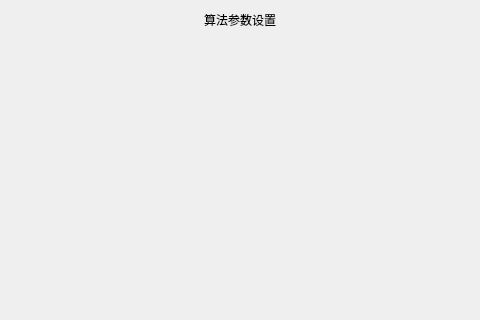
<?xml version="1.0" encoding="UTF-8"?>
<ui version="4.0">
 <class>ui_algorithm_setting</class>
 <widget class="QMainWindow" name="ui_algorithm_setting">
  <property name="geometry">
   <rect>
    <x>0</x>
    <y>0</y>
    <width>480</width>
    <height>320</height>
   </rect>
  </property>
  <property name="focusPolicy">
   <enum>Qt::StrongFocus</enum>
  </property>
  <property name="windowTitle">
   <string>MainWindow</string>
  </property>
  <widget class="QWidget" name="centralwidget">
   <layout class="QVBoxLayout" name="verticalLayout" stretch="1,7">
    <property name="spacing">
     <number>0</number>
    </property>
    <property name="leftMargin">
     <number>0</number>
    </property>
    <property name="topMargin">
     <number>0</number>
    </property>
    <property name="rightMargin">
     <number>0</number>
    </property>
    <property name="bottomMargin">
     <number>0</number>
    </property>
    <item>
     <widget class="QWidget" name="algorithm_setting_title_widget" native="true">
      <layout class="QHBoxLayout" name="horizontalLayout" stretch="1,1,2,2">
       <property name="spacing">
        <number>0</number>
       </property>
       <property name="leftMargin">
        <number>0</number>
       </property>
       <property name="topMargin">
        <number>0</number>
       </property>
       <property name="rightMargin">
        <number>0</number>
       </property>
       <property name="bottomMargin">
        <number>0</number>
       </property>
       <item alignment="Qt::AlignLeft|Qt::AlignVCenter">
        <widget class="clicked_Label" name="algorithm_setting_back_btn" native="true">
         <property name="text" stdset="0">
          <string/>
         </property>
        </widget>
       </item>
       <item>
        <spacer name="horizontalSpacer">
         <property name="orientation">
          <enum>Qt::Horizontal</enum>
         </property>
         <property name="sizeHint" stdset="0">
          <size>
           <width>77</width>
           <height>20</height>
          </size>
         </property>
        </spacer>
       </item>
       <item>
        <widget class="QLabel" name="algorithm_title_label">
         <property name="styleSheet">
          <string notr="true"/>
         </property>
         <property name="text">
          <string>算法参数设置</string>
         </property>
         <property name="alignment">
          <set>Qt::AlignCenter</set>
         </property>
        </widget>
       </item>
       <item>
        <spacer name="horizontalSpacer_2">
         <property name="orientation">
          <enum>Qt::Horizontal</enum>
         </property>
         <property name="sizeHint" stdset="0">
          <size>
           <width>157</width>
           <height>20</height>
          </size>
         </property>
        </spacer>
       </item>
      </layout>
     </widget>
    </item>
    <item>
     <widget class="qtListView" name="algorithm_listView"/>
    </item>
   </layout>
  </widget>
 </widget>
 <customwidgets>
  <customwidget>
   <class>clicked_Label</class>
   <extends>QWidget</extends>
   <header location="global">clicked_label.hpp</header>
  </customwidget>
  <customwidget>
   <class>qtListView</class>
   <extends>QWidget</extends>
   <header location="global">qtListView.hpp</header>
  </customwidget>
 </customwidgets>
 <resources/>
 <connections/>
</ui>
